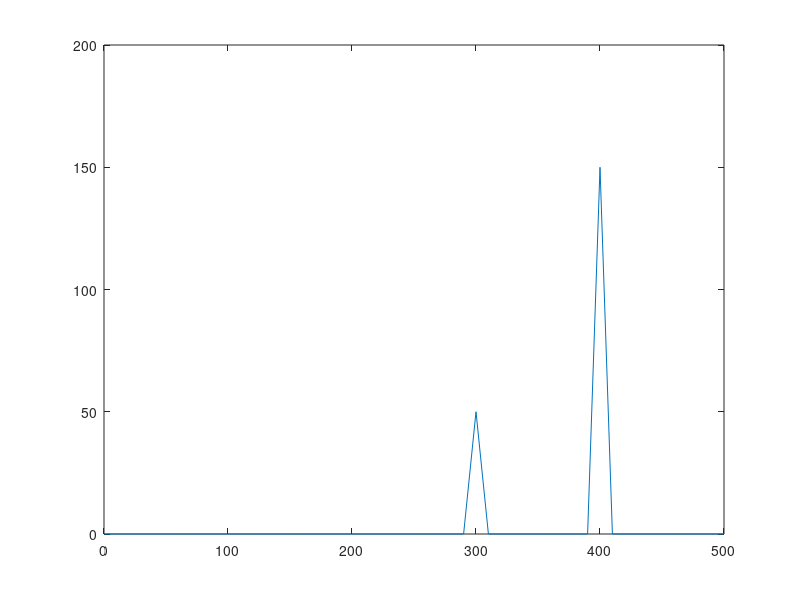

MATLAB code for this plot: (Note: this script raises an error after producing the figure.)

t = 0:.01:1-0.01;
Fs = 1e3;
x = sin(2*pi*70*t)+3*cos(2*pi*40*t);
x = detrend(x,0);
xdft = fft(x);
freq = 0:Fs/length(x):Fs/2;
xdft = xdft(1:length(x)/2+1);
plot(freq,abs(xdft));
[~,I] = max(abs(xdft));
fprintf('Maximum occurs at %d Hz.\n',freq(I));





psdest = psd(spectrum.periodogram,x,'Fs',Fs,'NFFT',length(x));
[~,I] = max(psdest.Data);
fprintf('Maximum occurs at %d Hz.\n',psdest.Frequencies(I));

plot(psdest)